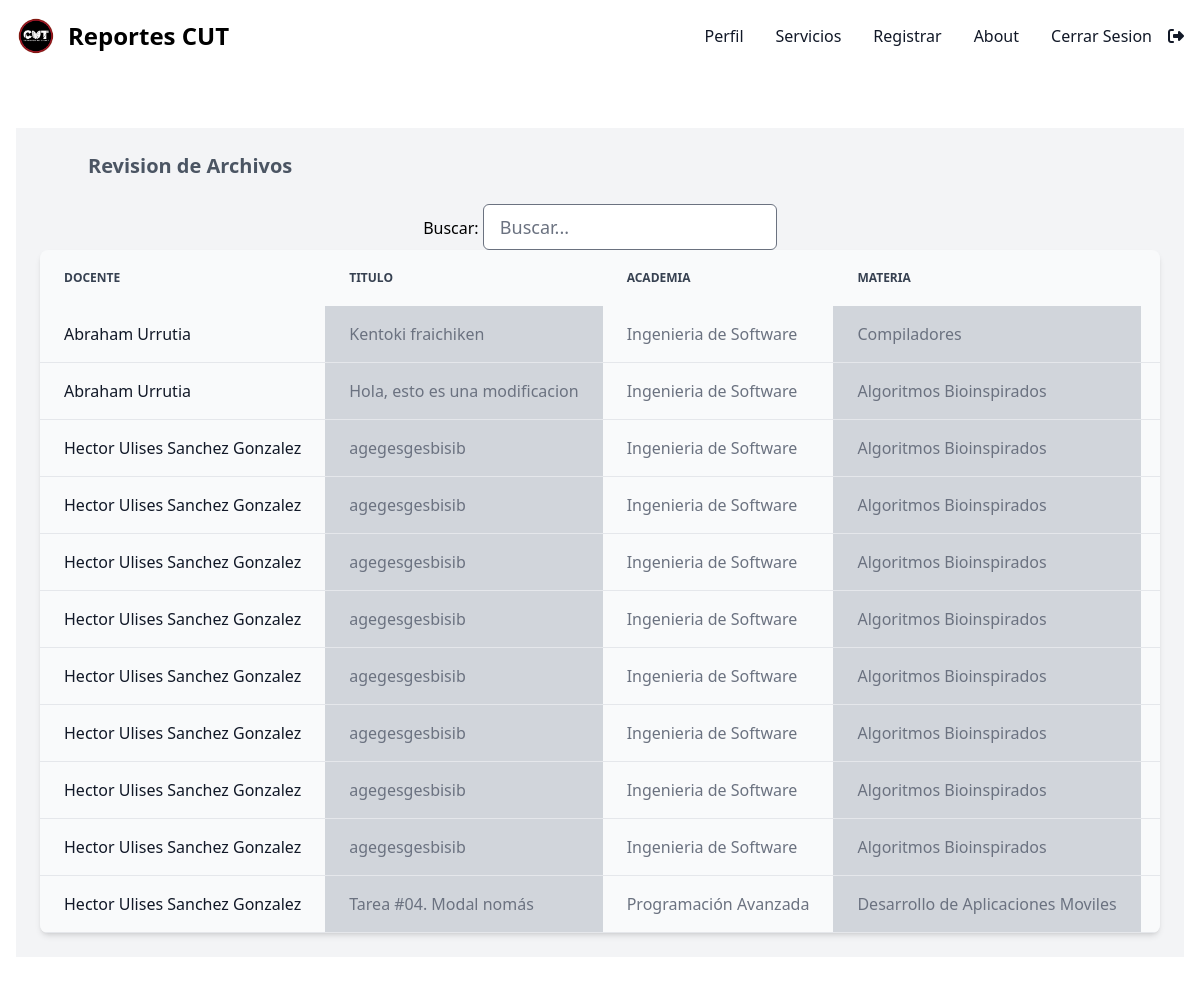
The app's page /reports/ (signed in) with its own data.
### Reports/models.py (models this page shows, shortened)
class Reporte(models.Model):
  CICLOS = (
    ('2019-A', '2019-A'),
    ('2019-B', '2019-B'),
    ('2020-A', '2020-A'),
    ('2020-B', '2020-B'),
    ('2021-A', '2021-A'),
    ('2021-B', '2021-B'),
    ('2022-A', '2022-A'),
    ('2022-B', '2022-B'),
    ('2023-A', '2023-A'),
    ('2023-B', '2023-B'),
    ('2024-A', '2024-A'),
    ('2024-B', '2024-B'),
    ('2025-A', '2025-A'),
    ('2025-B', '2025-B'),
  )
  CURSOS = (
    ('Algoritmos Bioinspirados', 'Algoritmos Bioinspirados'),
    ('Analisis de Algoritmos', 'Analisis de Algoritmos'),
    ('Aprendizaje Automatico', 'Aprendizaje Automatico'),
    ('Almacenes e indicadores', 'Almacenes e indicadores'),
    ('Bases de Datos I', 'Bases de Datos I'),
    ('Bases de Datos II', 'Bases de Datos II'),
    ('Compiladores', 'Compiladores'),
    ('Criptografia', 'Criptografia'),
    ('Continuidad y Gestion de Incidentes', 'Continuidad y Gestion de Incidentes'),
    ('Computacion y modelacion', 'Computacion y modelacion'),
    ('Desarrollo de Aplicaciones Moviles', 'Desarrollo de Aplicaciones Moviles'),
    ('Desarrollo Dinamico', 'Desarrollo Dinamico'),
    ('Desarrollo Dinamico Multiplataforma', 'Desarrollo Dinamico Multiplataforma'),
    ('Desarrollo Dinamico para Web', 'Desarrollo Dinamico para Web'),
    ('Desarrollo de competencias digitales', 'Desarrollo de competencias digitales'),
    ('Desarrollo de Videojuegos', 'Desarrollo de Videojuegos'),
    ('Diseno Digital de la Informacion', 'Diseno Digital de la Informacion'),
    ('Estudio de Casos de Calidad del Software', 'Estudio de Casos de Calidad del Software'),
    ('Estructuras de Datos I', 'Estructuras de Datos I'),
    ('Experiencia de Usuario', 'Experiencia de Usuario'),
    ('Fundamentos de la Cs. Computacional', 'Fundamentos de la Cs. Computacional'),
    ('Fundamentos del Diseno', 'Fundamentos del Diseno'),
    ('Gestión de Proyectos de Software', 'Gestión de Proyectos de Software'),
    ('Graficos, Interfaces y Usabilidad', 'Graficos, Interfaces y Usabilidad'),
    ('Gestion y diseno Digital de la Informacion', 'Gestion y diseno Digital de la Informacion'),
    ('Herramientas computacionales', 'Herramientas computacionales'),
    ('Ingenieria del Software', 'Ingenieria del Software'),
    ('Innovacion, Vigilancia y Desarrollo Tecnologico', 'Innovacion, Vigilancia y Desarrollo Tecnologico'),
    ('Metodologias de Desarrollo agil', 'Metodologias de Desarrollo agil'),
    ('Metologías de Analisis y Diseno de Sistemas', 'Metologías de Analisis y Diseno de Sistemas'),
    ('Mineria de Datos', 'Mineria de Datos'),
    ('Modelado y Animacion Digital', 'Modelado y Animacion Digital'),
    ('Programacion Estructurada', 'Programacion Estructurada'),
    ('Programacion Logica y Funcional', 'Programacion Logica y Funcional'),
    ('Programacion Orientada a Eventos y UML', 'Programacion Orientada a Eventos y UML'),
    ('Programacion Orientada a Objetos', 'Programacion Orientada a Objetos'),
    ('Programacion Web', 'Programacion Web'),
    ('Proyecto Integrador de Desarrollo de Software', 'Proyecto Integrador de Desarrollo de Software'),
    ('Pruebas de Software', 'Pruebas de Software'),
    ('Programacion de Servicios en la Web', 'Programacion de Servicios en la Web'),
    ('Programacion Paralela', 'Programacion Paralela'),
    ('Procesamiento Masivo de Datos', 'Procesamiento Masivo de Datos'),
    ('Redes Neuronales Profundas', 'Redes Neuronales Profundas'),
    ('Sistemas de Control de Versiones', 'Sistemas de Control de Versiones'),
    ('Sistemas Inteligentes', 'Sistemas Inteligentes'),
    ('Sistemas para la Toma de Decisiones', 'Sistemas para la Toma de Decisiones'),
    ('Software para Manejo de Imagenes', 'Software para Manejo de Imagenes'),
    ('Sistemas de Informacion Geografica', 'Sistemas de Informacion Geografica'),
    ('Topicos de Calidad', 'Topicos de Calidad'),
    ('Topicos de Ingeniería de Software', 'Topicos de Ingeniería de Software'),
    ('Teoria de la Computacion', 'Teoria de la Computacion'),
    ('Topicos de Ingenieria de Datos', 'Topicos de Ingenieria de Datos'),
    ('Topicos de Videojuegos', 'Topicos de Videojuegos'),
    ('Tecnologías de la Informacion (Ciencias Forenses)', 'Tecnologías de la Informacion (Ciencias Forenses)'),
    ('Tecnologías de la Informacion (Contaduria)', 'Tecnologías de la Informacion (Contaduria)'),
    ('Tecnologías en Gestion de la Informacion', 'Tecnologías en Gestion de la Informacion'),
    ('Teledeteccion Satelital y Modelacion', 'Teledeteccion Satelital y Modelacion'),
  )
  ACADEMY = (
    ('Ingenieria de Software', 'Ingenieria de Software'),
    ('Programación Avanzada', 'Programación Avanzada'),
    ('Gestión de Datos', 'Gestión de Datos'),
    ('Gestión de Tecnologias de Información', 'Gestión de Tecnologias de Información'),
  )
  EVIDENCIAS = (
    ('Actividades', 'Actividades'),
    ('Examen', 'Examen'),
    ('Lista de Asisntencia', 'Lista de Asisntencia'),
    ('Proyecto', 'Proyecto'),
  )
  TURNOS = (
    ('Matutino', 'Matutino'),
    ('Vespertino', 'Vespertino'),
  )
  titulo = models.CharField('Nombre del Reporte', max_length=120)
  academia = models.CharField(max_length=50, choices=ACADEMY)
  curso = models.CharField(max_length=100, choices=CURSOS)
  ciclo = models.CharField(max_length=10, choices=CICLOS)
  evidencia = models.CharField(max_length=25, choices=EVIDENCIAS)
  turno = models.CharField(max_length=25, choices=TURNOS)
  archivo = models.FileField(upload_to='static/files', blank=True, null=True)
  fecha = models.DateField('Fecha de creación', auto_now_add=True)
  descripcion = models.TextField('Descripción', blank=True, null=True)
  docentes = models.ForeignKey(Docente, null=True, blank=True, on_delete=models.SET_NULL)
  jefe_departamento = models.ForeignKey(User, blank=True, null=True, on_delete=models.SET_NULL)

class Docente(models.Model):
  codigoUDG = models.IntegerField(primary_key=True)
  nombres = models.CharField(max_length=100)
  apellidos = models.CharField(max_length=100)
  email = models.EmailField('Email del docente', max_length=100)
  def __str__(self):
    return self.nombres + ' ' + self.apellidos

### Reports/views.py (the view)
# urls.py: path('reports/', views.all_reports, name='all_reports'),
@login_required(login_url='login')
def all_reports(request):
  report_list = Reporte.objects.all()
  return render(request, 'reports/report_list.html', {
    'report_list': report_list,
  })

### Reports/templates/reports/report_list.html (shortened to what this page needs)
{% extends 'base.html' %}
{% block content %}
<div class="bg-gray-100 p-6">
  <div class="container max-w-screen-lg mx-auto">
    <h2 class="font-semibold text-xl text-gray-600 mb-6">Revision de Archivos</h2>
  </div>
  <div class="flex flex-col space-x-20 items-center mr-auto ml-auto">
    <label>Buscar:
      <input type="search" class="px-4 py-2 text-lg border rounded-md" id="search" placeholder="Buscar...">
    </label>
  </div>
  <div class="flex flex-wrap justify-center">
    <div class="relative overflow-x-auto shadow-md sm:rounded-lg">
      <table class="w-full text-md text-left text-gray-500 dark:text-gray-400" id="example">
        <thead class="text-xs text-gray-700 uppercase bg-gray-50 dark:bg-gray-700 dark:text-gray-400">
          <tr>
            <th scope="col" class="px-6 py-3">Docente</th>
            <th scope="col" class="px-6 py-3">Titulo</th>
            <th scope="col" class="px-6 py-3">Academia</th>
            <th scope="col" class="px-6 py-3">Materia</th>
            <th scope="col" class="px-6 py-3">Ciclo</th>
          </tr>
        </thead>
        <tbody>
          {% for report in report_list reversed %}
          <tr class="border-b border-gray-200 dark:border-gray-700">
            <th scope="row" class="px-6 py-4 font-medium text-gray-900 whitespace-nowrap bg-gray-50 dark:text-white dark:bg-gray-800">
              {{ report.docentes }}
            </th>
            <td class="px-6 py-4 whitespace-nowrap bg-gray-300 dark:text-black">
              {{ report.titulo }}
            </td>
            <td class="px-6 py-4 whitespace-nowrap bg-gray-50 dark:bg-gray-800 text-left dark:text-white">
              {{ report.academia }}
            </td>
            <td class="px-6 py-4 whitespace-nowrap bg-gray-300 dark:text-black">
              {{ report.curso }}
            </td>
            <td class="px-6 py-4 whitespace-nowrap bg-gray-50 dark:bg-gray-800 text-left dark:text-white">
            </td>
          </tr>
          {% endfor %}
        </tbody>
      </table>
    </div>
  </div>
  </div>
{% endblock content %}

### Reports/templates/base.html (shortened to what this page needs)
{% load static %}
<!DOCTYPE html>
<html lang="en">
  <head>
    <script rel="stylesheet" src="https://cdn.tailwindcss.com?plugins=forms,typography,aspect-ratio,line-clamp"></script>
    <link rel="stylesheet" href="https://cdn.jsdelivr.net/npm/sweetalert2@11.0.16/dist/sweetalert2.min.css">
    <link href="https://cdn.datatables.net/v/ju/jq-3.7.0/jszip-3.10.1/dt-1.13.6/b-2.4.2/b-html5-2.4.2/b-print-2.4.2/datatables.min.css" rel="stylesheet">
    <link rel="stylesheet" href="{% static 'css/style.css' %}">
  </head>
<body>
  <header>
    <nav class="bg-white border-gray-200 dark:bg-gray-900">
      <div class="max-w-screen-xl flex flex-wrap items-center justify-between mx-auto p-4">
        {% if user.is_authenticated %}
        <a href="{% url 'inicio' %}" class="flex items-center">
          <img src="/static/media/cut.png" class="h-10 mr-3" alt="CUT Logo">
          <span class="self-center text-2xl font-semibold whitespace-nowrap dark:text-white">Reportes CUT</span>
        </a>
        {% else %}
        <a href="{% url 'login' %}" class="flex items-center">
          <img src="/static/media/cut.png" class="h-10 mr-3" alt="CUT Logo">
          <span class="self-center text-2xl font-semibold whitespace-nowrap dark:text-white">Reportes CUT</span>
        </a>
        {% endif %}
        <div class="items-center justify-between hidden w-full md:flex md:w-auto md:order-1" id="navbar-sticky">
          <ul class="font-medium flex flex-col p-4 md:p-0 mt- border border-gray-100 rounded-lg bg-gray-50 md:flex-row md:space-x-8 md:mt-0 md:border-0 md:bg-white dark:bg-gray-800 md:dark:bg-gray-900 dark:border-gray-700">
            {% if user.is_authenticated %}
            <li>
              <a href="#" class="block py-2 pl-3 pr-4 text-gray-900 rounded hover:bg-gray-100 md:hover:bg-transparent md:hover:text-blue-700 md:p-0 md:dark:hover:text-blue-500 dark:text-white dark:hover:bg-gray-700 dark:hover:text-white md:dark:hover:bg-transparent dark:border-gray-700">Perfil</a>
            </li>
            <li>
              <a href="{% url 'inicio' %}" class="block py-2 pl-3 pr-4 text-gray-900 rounded hover:bg-gray-100 md:hover:bg-transparent md:hover:text-blue-700 md:p-0 md:dark:hover:text-blue-500 dark:text-white dark:hover:bg-gray-700 dark:hover:text-white md:dark:hover:bg-transparent dark:border-gray-700">Servicios</a>
            </li>
            <li>
              <a href="{% url 'register_user' %}" class="block py-2 pl-3 pr-4 text-gray-900 rounded hover:bg-gray-100 md:hover:bg-transparent md:hover:text-blue-700 md:p-0 md:dark:hover:text-blue-500 dark:text-white dark:hover:bg-gray-700 dark:hover:text-white md:dark:hover:bg-transparent dark:border-gray-700">Registrar</a>
            </li>
            <li>
              <a href="{% url 'about' %}" class="block py-2 pl-3 pr-4 text-gray-900 rounded hover:bg-gray-100 md:hover:bg-transparent md:hover:text-blue-700 md:p-0 md:dark:hover:text-blue-500 dark:text-white dark:hover:bg-gray-700 dark:hover:text-white md:dark:hover:bg-transparent dark:border-gray-700">About</a>
            </li>
            <li>
              <a id="logout" style="cursor: pointer;" class="block py-2 pl-3 pr-4 text-gray-900 rounded hover:bg-gray-100 md:hover:bg-transparent md:hover:text-red-700 md:p-0 md:dark:hover:text-red-700 dark:text-white dark:hover:bg-red-700 dark:hover:text-white md:dark:hover:bg-transparent dark:border-gray-700">Cerrar Sesion<i class="fa-solid fa-right-from-bracket pl-4"></i></a>
            </li>
            {% endif %}
          </ul>
        </div>
      </div>
    </nav>
  </header>
  <div class="py-14 p-4">
    {% block content %} {% endblock content %}
  </div>
</body>
</html>

### static/css/style.css (style rules this page uses)
thead { top: 0; position: sticky; }

### records on screen
Reporte: docentes "Abraham Urrutia", titulo "Kentoki fraichiken", academia "Ingenieria de Software", curso "Compiladores"
Reporte: docentes "Abraham Urrutia", titulo "Hola, esto es una modificacion", academia "Ingenieria de Software", curso "Algoritmos Bioinspirados"
Reporte: docentes "Hector Ulises Sanchez Gonzalez", titulo "agegesgesbisib", academia "Ingenieria de Software", curso "Algoritmos Bioinspirados"
Reporte: docentes "Hector Ulises Sanchez Gonzalez", titulo "agegesgesbisib", academia "Ingenieria de Software", curso "Algoritmos Bioinspirados"
Reporte: docentes "Hector Ulises Sanchez Gonzalez", titulo "agegesgesbisib", academia "Ingenieria de Software", curso "Algoritmos Bioinspirados"
Reporte: docentes "Hector Ulises Sanchez Gonzalez", titulo "agegesgesbisib", academia "Ingenieria de Software", curso "Algoritmos Bioinspirados"
Reporte: docentes "Hector Ulises Sanchez Gonzalez", titulo "agegesgesbisib", academia "Ingenieria de Software", curso "Algoritmos Bioinspirados"
Reporte: docentes "Hector Ulises Sanchez Gonzalez", titulo "agegesgesbisib", academia "Ingenieria de Software", curso "Algoritmos Bioinspirados"
Reporte: docentes "Hector Ulises Sanchez Gonzalez", titulo "agegesgesbisib", academia "Ingenieria de Software", curso "Algoritmos Bioinspirados"
Reporte: docentes "Hector Ulises Sanchez Gonzalez", titulo "agegesgesbisib", academia "Ingenieria de Software", curso "Algoritmos Bioinspirados"
Reporte: docentes "Hector Ulises Sanchez Gonzalez", titulo "Tarea #04. Modal nomás", academia "Programación Avanzada", curso "Desarrollo de Aplicaciones Moviles"
